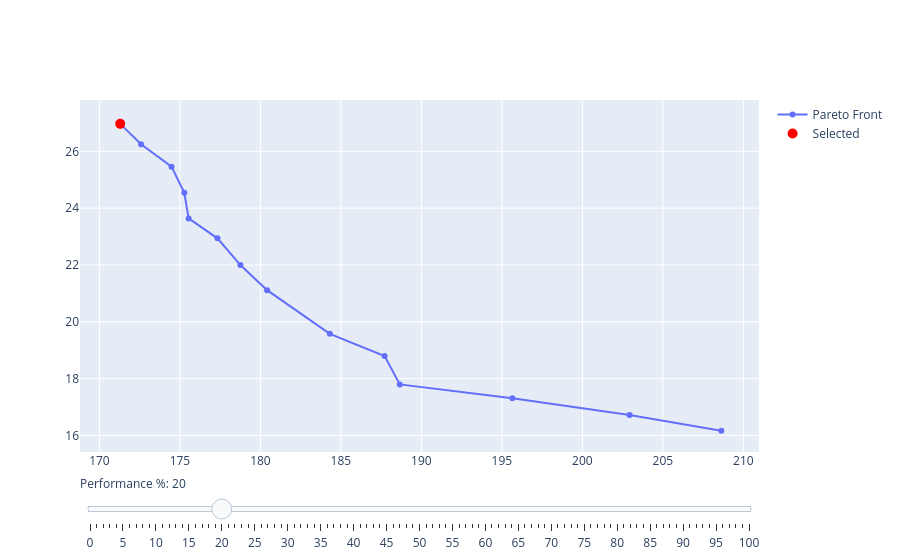

Write notebook code for a chart like this one.
### Code cell
# Add slider and buttons
fig.update_layout(
    title='',  # Remove title
    sliders=[dict(
        active=20,  # Start at 100%
        steps=[dict(method='animate', args=[[f.name], dict(mode='immediate', frame=dict(duration=300, redraw=False), transition=dict(duration=0))], label=f.name) for f in fig.frames],
        currentvalue=dict(prefix='Performance %: '),
    )]
)

# Save to HTML
fig.write_html('pareto_interactive.html')

print("Interactive HTML saved as 'pareto_interactive.html'")

# Display the figure in the notebook
fig.show()

### Figure 1 — Plotly figure (JSON) as saved in the notebook; plotly's stock layout.template omitted (floating-point values rounded to 4 significant figures)
{"data": [{"mode": "lines+markers", "name": "Pareto Front", "type": "scatter", "x": [171.3, 172.6, 174.5, 175.3, 175.5, 177.3, 178.8, 180.4, 184.3, 187.7, 188.7, 195.6, 202.9, 208.6], "y": [26.97, 26.25, 25.46, 24.54, 23.64, 22.94, 22.0, 21.11, 19.58, 18.8, 17.8, 17.31, 16.72, 16.17]}, {"marker": {"color": "red", "size": 10}, "mode": "markers", "name": "Selected", "type": "scatter", "x": [171.3], "y": [26.97]}], "layout": {"sliders": [{"active": 20, "currentvalue": {"prefix": "Performance %: "}, "steps": [{"args": [["0"], {"frame": {"duration": 300, "redraw": false}, "mode": "immediate", "transition": {"duration": 0}}], "label": "0", "method": "animate"}, {"args": [["1"], {"frame": {"duration": 300, "redraw": false}, "mode": "immediate", "transition": {"duration": 0}}], "label": "1", "method": "animate"}, {"args": [["2"], {"frame": {"duration": 300, "redraw": false}, "mode": "immediate", "transition": {"duration": 0}}], "label": "2", "method": "animate"}, {"args": [["3"], {"frame": {"duration": 300, "redraw": false}, "mode": "immediate", "transition": {"duration": 0}}], "label": "3", "method": "animate"}, {"args": [["4"], {"frame": {"duration": 300, "redraw": false}, "mode": "immediate", "transition": {"duration": 0}}], "label": "4", "method": "animate"}, {"args": [["5"], {"frame": {"duration": 300, "redraw": false}, "mode": "immediate", "transition": {"duration": 0}}], "label": "5", "method": "animate"}, {"args": [["6"], {"frame": {"duration": 300, "redraw": false}, "mode": "immediate", "transition": {"duration": 0}}], "label": "6", "method": "animate"}, {"args": [["7"], {"frame": {"duration": 300, "redraw": false}, "mode": "immediate", "transition": {"duration": 0}}], "label": "7", "method": "animate"}, {"args": [["8"], {"frame": {"duration": 300, "redraw": false}, "mode": "immediate", "transition": {"duration": 0}}], "label": "8", "method": "animate"}, {"args": [["9"], {"frame": {"duration": 300, "redraw": false}, "mode": "immediate", "transition": {"duration": 0}}], "label": "9", "method": "animate"}, {"args": [["10"], {"frame": {"duration": 300, "redraw": false}, "mode": "immediate", "transition": {"duration": 0}}], "label": "10", "method": "animate"}, {"args": [["11"], {"frame": {"duration": 300, "redraw": false}, "mode": "immediate", "transition": {"duration": 0}}], "label": "11", "method": "animate"}, {"args": [["12"], {"frame": {"duration": 300, "redraw": false}, "mode": "immediate", "transition": {"duration": 0}}], "label": "12", "method": "animate"}, {"args": [["13"], {"frame": {"duration": 300, "redraw": false}, "mode": "immediate", "transition": {"duration": 0}}], "label": "13", "method": "animate"}, {"args": [["14"], {"frame": {"duration": 300, "redraw": false}, "mode": "immediate", "transition": {"duration": 0}}], "label": "14", "method": "animate"}, {"args": [["15"], {"frame": {"duration": 300, "redraw": false}, "mode": "immediate", "transition": {"duration": 0}}], "label": "15", "method": "animate"}, {"args": [["16"], {"frame": {"duration": 300, "redraw": false}, "mode": "immediate", "transition": {"duration": 0}}], "label": "16", "method": "animate"}, {"args": [["17"], {"frame": {"duration": 300, "redraw": false}, "mode": "immediate", "transition": {"duration": 0}}], "label": "17", "method": "animate"}, {"args": [["18"], {"frame": {"duration": 300, "redraw": false}, "mode": "immediate", "transition": {"duration": 0}}], "label": "18", "method": "animate"}, {"args": [["19"], {"frame": {"duration": 300, "redraw": false}, "mode": "immediate", "transition": {"duration": 0}}], "label": "19", "method": "animate"}, {"args": [["20"], {"frame": {"duration": 300, "redraw": false}, "mode": "immediate", "transition": {"duration": 0}}], "label": "20", "method": "animate"}, {"args": [["21"], {"frame": {"duration": 300, "redraw": false}, "mode": "immediate", "transition": {"duration": 0}}], "label": "21", "method": "animate"}, {"args": [["22"], {"frame": {"duration": 300, "redraw": false}, "mode": "immediate", "transition": {"duration": 0}}], "label": "22", "method": "animate"}, {"args": [["23"], {"frame": {"duration": 300, "redraw": false}, "mode": "immediate", "transition": {"duration": 0}}], "label": "23", "method": "animate"}, {"args": [["24"], {"frame": {"duration": 300, "redraw": false}, "mode": "immediate", "transition": {"duration": 0}}], "label": "24", "method": "animate"}, {"args": [["25"], {"frame": {"duration": 300, "redraw": false}, "mode": "immediate", "transition": {"duration": 0}}], "label": "25", "method": "animate"}, {"args": [["26"], {"frame": {"duration": 300, "redraw": false}, "mode": "immediate", "transition": {"duration": 0}}], "label": "26", "method": "animate"}, {"args": [["27"], {"frame": {"duration": 300, "redraw": false}, "mode": "immediate", "transition": {"duration": 0}}], "label": "27", "method": "animate"}, {"args": [["28"], {"frame": {"duration": 300, "redraw": false}, "mode": "immediate", "transition": {"duration": 0}}], "label": "28", "method": "animate"}, {"args": [["29"], {"frame": {"duration": 300, "redraw": false}, "mode": "immediate", "transition": {"duration": 0}}], "label": "29", "method": "animate"}, {"args": [["30"], {"frame": {"duration": 300, "redraw": false}, "mode": "immediate", "transition": {"duration": 0}}], "label": "30", "method": "animate"}, {"args": [["31"], {"frame": {"duration": 300, "redraw": false}, "mode": "immediate", "transition": {"duration": 0}}], "label": "31", "method": "animate"}, {"args": [["32"], {"frame": {"duration": 300, "redraw": false}, "mode": "immediate", "transition": {"duration": 0}}], "label": "32", "method": "animate"}, {"args": [["33"], {"frame": {"duration": 300, "redraw": false}, "mode": "immediate", "transition": {"duration": 0}}], "label": "33", "method": "animate"}, {"args": [["34"], {"frame": {"duration": 300, "redraw": false}, "mode": "immediate", "transition": {"duration": 0}}], "label": "34", "method": "animate"}, {"args": [["35"], {"frame": {"duration": 300, "redraw": false}, "mode": "immediate", "transition": {"duration": 0}}], "label": "35", "method": "animate"}, {"args": [["36"], {"frame": {"duration": 300, "redraw": false}, "mode": "immediate", "transition": {"duration": 0}}], "label": "36", "method": "animate"}, {"args": [["37"], {"frame": {"duration": 300, "redraw": false}, "mode": "immediate", "transition": {"duration": 0}}], "label": "37", "method": "animate"}, {"args": [["38"], {"frame": {"duration": 300, "redraw": false}, "mode": "immediate", "transition": {"duration": 0}}], "label": "38", "method": "animate"}, {"args": [["39"], {"frame": {"duration": 300, "redraw": false}, "mode": "immediate", "transition": {"duration": 0}}], "label": "39", "method": "animate"}, {"args": [["40"], {"frame": {"duration": 300, "redraw": false}, "mode": "immediate", "transition": {"duration": 0}}], "label": "40", "method": "animate"}, {"args": [["41"], {"frame": {"duration": 300, "redraw": false}, "mode": "immediate", "transition": {"duration": 0}}], "label": "41", "method": "animate"}, {"args": [["42"], {"frame": {"duration": 300, "redraw": false}, "mode": "immediate", "transition": {"duration": 0}}], "label": "42", "method": "animate"}, {"args": [["43"], {"frame": {"duration": 300, "redraw": false}, "mode": "immediate", "transition": {"duration": 0}}], "label": "43", "method": "animate"}, {"args": [["44"], {"frame": {"duration": 300, "redraw": false}, "mode": "immediate", "transition": {"duration": 0}}], "label": "44", "method": "animate"}, {"args": [["45"], {"frame": {"duration": 300, "redraw": false}, "mode": "immediate", "transition": {"duration": 0}}], "label": "45", "method": "animate"}, {"args": [["46"], {"frame": {"duration": 300, "redraw": false}, "mode": "immediate", "transition": {"duration": 0}}], "label": "46", "method": "animate"}, {"args": [["47"], {"frame": {"duration": 300, "redraw": false}, "mode": "immediate", "transition": {"duration": 0}}], "label": "47", "method": "animate"}, {"args": [["48"], {"frame": {"duration": 300, "redraw": false}, "mode": "immediate", "transition": {"duration": 0}}], "label": "48", "method": "animate"}, {"args": [["49"], {"frame": {"duration": 300, "redraw": false}, "mode": "immediate", "transition": {"duration": 0}}], "label": "49", "method": "animate"}, {"args": [["50"], {"frame": {"duration": 300, "redraw": false}, "mode": "immediate", "transition": {"duration": 0}}], "label": "50", "method": "animate"}, {"args": [["51"], {"frame": {"duration": 300, "redraw": false}, "mode": "immediate", "transition": {"duration": 0}}], "label": "51", "method": "animate"}, {"args": [["52"], {"frame": {"duration": 300, "redraw": false}, "mode": "immediate", "transition": {"duration": 0}}], "label": "52", "method": "animate"}, {"args": [["53"], {"frame": {"duration": 300, "redraw": false}, "mode": "immediate", "transition": {"duration": 0}}], "label": "53", "method": "animate"}, {"args": [["54"], {"frame": {"duration": 300, "redraw": false}, "mode": "immediate", "transition": {"duration": 0}}], "label": "54", "method": "animate"}, {"args": [["55"], {"frame": {"duration": 300, "redraw": false}, "mode": "immediate", "transition": {"duration": 0}}], "label": "55", "method": "animate"}, {"args": [["56"], {"frame": {"duration": 300, "redraw": false}, "mode": "immediate", "transition": {"duration": 0}}], "label": "56", "method": "animate"}, {"args": [["57"], {"frame": {"duration": 300, "redraw": false}, "mode": "immediate", "transition": {"duration": 0}}], "label": "57", "method": "animate"}, {"args": [["58"], {"frame": {"duration": 300, "redraw": false}, "mode": "immediate", "transition": {"duration": 0}}], "label": "58", "method": "animate"}, {"args": [["59"], {"frame": {"duration": 300, "redraw": false}, "mode": "immediate", "transition": {"duration": 0}}], "label": "59", "method": "animate"}, {"args": [["60"], {"frame": {"duration": 300, "redraw": false}, "mode": "immediate", "transition": {"duration": 0}}], "label": "60", "method": "animate"}, {"args": [["61"], {"frame": {"duration": 300, "redraw": false}, "mode": "immediate", "transition": {"duration": 0}}], "label": "61", "method": "animate"}, {"args": [["62"], {"frame": {"duration": 300, "redraw": false}, "mode": "immediate", "transition": {"duration": 0}}], "label": "62", "method": "animate"}, {"args": [["63"], {"frame": {"duration": 300, "redraw": false}, "mode": "immediate", "transition": {"duration": 0}}], "label": "63", "method": "animate"}, {"args": [["64"], {"frame": {"duration": 300, "redraw": false}, "mode": "immediate", "transition": {"duration": 0}}], "label": "64", "method": "animate"}, {"args": [["65"], {"frame": {"duration": 300, "redraw": false}, "mode": "immediate", "transition": {"duration": 0}}], "label": "65", "method": "animate"}, {"args": [["66"], {"frame": {"duration": 300, "redraw": false}, "mode": "immediate", "transition": {"duration": 0}}], "label": "66", "method": "animate"}, {"args": [["67"], {"frame": {"duration": 300, "redraw": false}, "mode": "immediate", "transition": {"duration": 0}}], "label": "67", "method": "animate"}, {"args": [["68"], {"frame": {"duration": 300, "redraw": false}, "mode": "immediate", "transition": {"duration": 0}}], "label": "68", "method": "animate"}, {"args": [["69"], {"frame": {"duration": 300, "redraw": false}, "mode": "immediate", "transition": {"duration": 0}}], "label": "69", "method": "animate"}, {"args": [["70"], {"frame": {"duration": 300, "redraw": false}, "mode": "immediate", "transition": {"duration": 0}}], "label": "70", "method": "animate"}, {"args": [["71"], {"frame": {"duration": 300, "redraw": false}, "mode": "immediate", "transition": {"duration": 0}}], "label": "71", "method": "animate"}, {"args": [["72"], {"frame": {"duration": 300, "redraw": false}, "mode": "immediate", "transition": {"duration": 0}}], "label": "72", "method": "animate"}, {"args": [["73"], {"frame": {"duration": 300, "redraw": false}, "mode": "immediate", "transition": {"duration": 0}}], "label": "73", "method": "animate"}, {"args": [["74"], {"frame": {"duration": 300, "redraw": false}, "mode": "immediate", "transition": {"duration": 0}}], "label": "74", "method": "animate"}, {"args": [["75"], {"frame": {"duration": 300, "redraw": false}, "mode": "immediate", "transition": {"duration": 0}}], "label": "75", "method": "animate"}, {"args": [["76"], {"frame": {"duration": 300, "redraw": false}, "mode": "immediate", "transition": {"duration": 0}}], "label": "76", "method": "animate"}, {"args": [["77"], {"frame": {"duration": 300, "redraw": false}, "mode": "immediate", "transition": {"duration": 0}}], "label": "77", "method": "animate"}, {"args": [["78"], {"frame": {"duration": 300, "redraw": false}, "mode": "immediate", "transition": {"duration": 0}}], "label": "78", "method": "animate"}, {"args": [["79"], {"frame": {"duration": 300, "redraw": false}, "mode": "immediate", "transition": {"duration": 0}}], "label": "79", "method": "animate"}, {"args": [["80"], {"frame": {"duration": 300, "redraw": false}, "mode": "immediate", "transition": {"duration": 0}}], "label": "80", "method": "animate"}, {"args": [["81"], {"frame": {"duration": 300, "redraw": false}, "mode": "immediate", "transition": {"duration": 0}}], "label": "81", "method": "animate"}, {"args": [["82"], {"frame": {"duration": 300, "redraw": false}, "mode": "immediate", "transition": {"duration": 0}}], "label": "82", "method": "animate"}, {"args": [["83"], {"frame": {"duration": 300, "redraw": false}, "mode": "immediate", "transition": {"duration": 0}}], "label": "83", "method": "animate"}, {"args": [["84"], {"frame": {"duration": 300, "redraw": false}, "mode": "immediate", "transition": {"duration": 0}}], "label": "84", "method": "animate"}, {"args": [["85"], {"frame": {"duration": 300, "redraw": false}, "mode": "immediate", "transition": {"duration": 0}}], "label": "85", "method": "animate"}, {"args": [["86"], {"frame": {"duration": 300, "redraw": false}, "mode": "immediate", "transition": {"duration": 0}}], "label": "86", "method": "animate"}, {"args": [["87"], {"frame": {"duration": 300, "redraw": false}, "mode": "immediate", "transition": {"duration": 0}}], "label": "87", "method": "animate"}, {"args": [["88"], {"frame": {"duration": 300, "redraw": false}, "mode": "immediate", "transition": {"duration": 0}}], "label": "88", "method": "animate"}, {"args": [["89"], {"frame": {"duration": 300, "redraw": false}, "mode": "immediate", "transition": {"duration": 0}}], "label": "89", "method": "animate"}, {"args": [["90"], {"frame": {"duration": 300, "redraw": false}, "mode": "immediate", "transition": {"duration": 0}}], "label": "90", "method": "animate"}, {"args": [["91"], {"frame": {"duration": 300, "redraw": false}, "mode": "immediate", "transition": {"duration": 0}}], "label": "91", "method": "animate"}, {"args": [["92"], {"frame": {"duration": 300, "redraw": false}, "mode": "immediate", "transition": {"duration": 0}}], "label": "92", "method": "animate"}, {"args": [["93"], {"frame": {"duration": 300, "redraw": false}, "mode": "immediate", "transition": {"duration": 0}}], "label": "93", "method": "animate"}, {"args": [["94"], {"frame": {"duration": 300, "redraw": false}, "mode": "immediate", "transition": {"duration": 0}}], "label": "94", "method": "animate"}, {"args": [["95"], {"frame": {"duration": 300, "redraw": false}, "mode": "immediate", "transition": {"duration": 0}}], "label": "95", "method": "animate"}, {"args": [["96"], {"frame": {"duration": 300, "redraw": false}, "mode": "immediate", "transition": {"duration": 0}}], "label": "96", "method": "animate"}, {"args": [["97"], {"frame": {"duration": 300, "redraw": false}, "mode": "immediate", "transition": {"duration": 0}}], "label": "97", "method": "animate"}, {"args": [["98"], {"frame": {"duration": 300, "redraw": false}, "mode": "immediate", "transition": {"duration": 0}}], "label": "98", "method": "animate"}, {"args": [["99"], {"frame": {"duration": 300, "redraw": false}, "mode": "immediate", "transition": {"duration": 0}}], "label": "99", "method": "animate"}, {"args": [["100"], {"frame": {"duration": 300, "redraw": false}, "mode": "immediate", "transition": {"duration": 0}}], "label": "100", "method": "animate"}]}], "title": {"text": ""}}}
